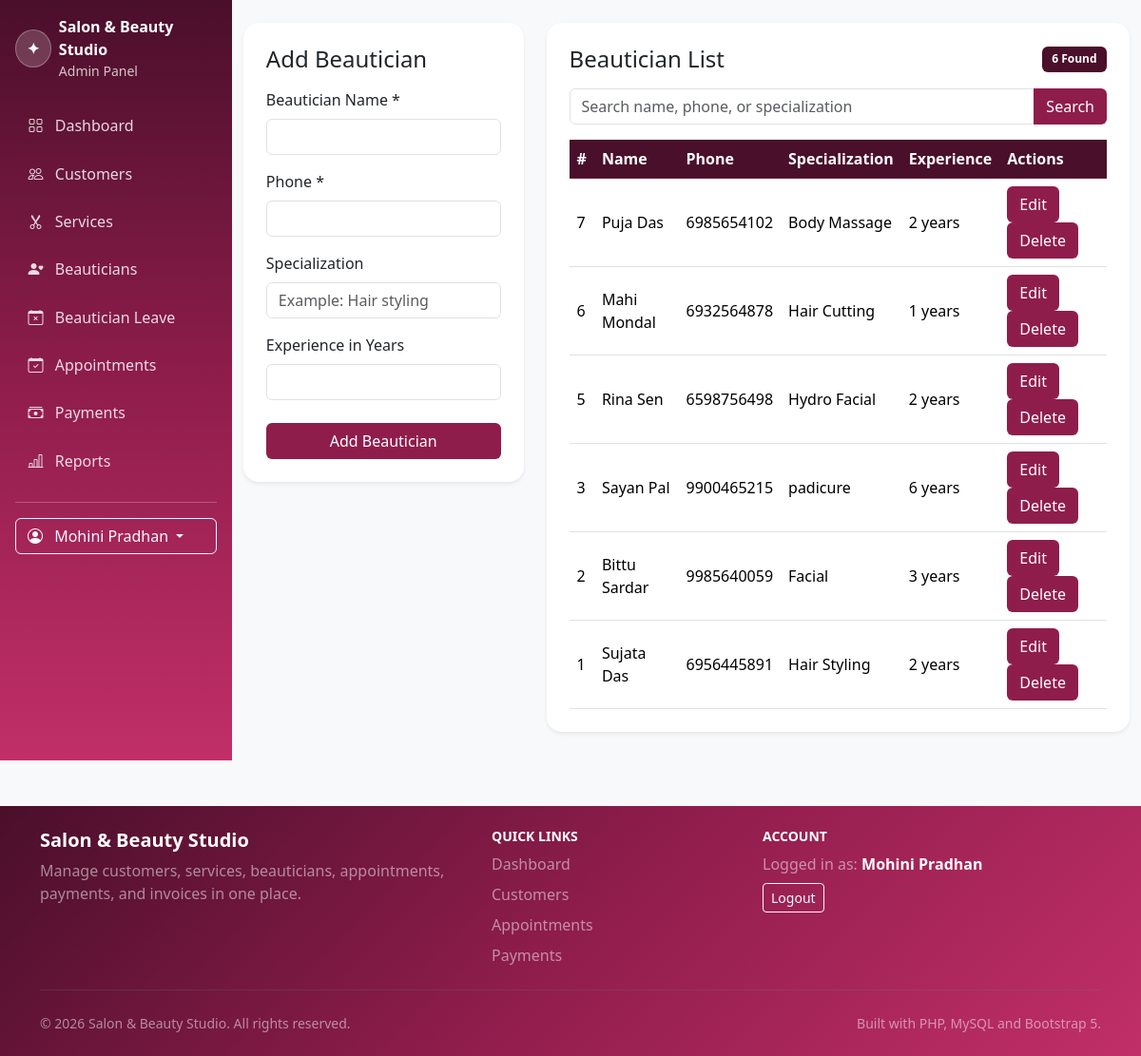
Page /beauticians/index.php (signed in) on the committed database.
### tables this page shows
CREATE TABLE `beauticians` (
  `id` int(10) UNSIGNED NOT NULL,
  `beautician_name` varchar(120) NOT NULL,
  `phone` varchar(20) NOT NULL,
  `specialization` varchar(150) DEFAULT NULL,
  `experience` smallint(5) UNSIGNED NOT NULL DEFAULT 0 COMMENT 'Experience in years',
  `created_at` timestamp NOT NULL DEFAULT current_timestamp(),
  `updated_at` timestamp NOT NULL DEFAULT current_timestamp() ON UPDATE current_timestamp()
);

### includes/auth.php (called while the page is built, shortened)
<?php
    function e(?string $text): string{
        return htmlspecialchars((string) $text, ENT_QUOTES, 'UTF-8');
    }

### beauticians/index.php (the view, shortened to what this page needs)
<?php
    require_once __DIR__ . '/../config/database.php';
    require_once __DIR__ . '/../includes/auth.php';
    $beauticianName = '';
    $phone = '';
    $specialization = '';
    $experience = '';
    $search = trim($_GET['search'] ?? '');
    if ($search !== '') {
        $getBeauticians = $pdo->prepare(
            'SELECT *
            FROM beauticians
            WHERE beautician_name LIKE :name_search
                OR phone LIKE :phone_search
                OR specialization LIKE :specialization_search
            ORDER BY id DESC'
        );
        $getBeauticians->execute([
            'name_search' => '%' . $search . '%',
            'phone_search' => '%' . $search . '%',
            'specialization_search' => '%' . $search . '%'
        ]);
        $beauticians = $getBeauticians->fetchAll();
    } else {
        $getBeauticians = $pdo->query(
            'SELECT *
            FROM beauticians
            ORDER BY id DESC'
        );
        $beauticians = $getBeauticians->fetchAll();
    }
?>
<?php
    require_once __DIR__ . "/../includes/header.php";
?>
<div class="container py-4">
    <div class="row g-4">
        <div class="col-lg-4">
            <div class="card border-0 shadow-sm">
                <div class="card-body p-4">
                    <h1 class="h4 mb-3">Add Beautician</h1>
                    <form method="POST">
                        <div class="mb-3">
                            <label for="beautician_name" class="form-label">
                                Beautician Name *
                            </label>
                            <input
                                type="text"
                                class="form-control"
                                id="beautician_name"
                                name="beautician_name"
                                value="<?= e($beauticianName) ?>"
                                required
                            >
                        </div>
                        <div class="mb-3">
                            <label for="phone" class="form-label">Phone *</label>
                            <input
                                type="text"
                                class="form-control"
                                id="phone"
                                name="phone"
                                value="<?= e($phone) ?>"
                                required
                            >
                        </div>
                        <div class="mb-3">
                            <label for="specialization" class="form-label">
                                Specialization
                            </label>
                            <input
                                type="text"
                                class="form-control"
                                id="specialization"
                                name="specialization"
                                placeholder="Example: Hair styling"
                                value="<?= e($specialization) ?>"
                            >
                        </div>
                        <div class="mb-4">
                            <label for="experience" class="form-label">
                                Experience in Years
                            </label>
                            <input
                                type="number"
                                class="form-control"
                                id="experience"
                                name="experience"
                                min="0"
                                step="1"
                                value="<?= e($experience) ?>"
                            >
                        </div>
                        <button type="submit" class="btn text-white" style="background-color: #8f1d4c; width: 100%;">
                            Add Beautician
                        </button>
                    </form>
                </div>
            </div>
        </div>
        <div class="col-lg-8">
            <div class="card border-0 shadow-sm">
                <div class="card-body p-4">
                    <div class="d-flex justify-content-between align-items-center mb-3">
                        <h2 class="h4 mb-0">Beautician List</h2>
                        <span class="badge text-white" style="background-color: #4a0f2a;">
                            <?= count($beauticians) ?> Found
                        </span>
                    </div>
                    <form method="GET" class="mb-3">
                        <div class="input-group">
                            <input
                                type="search"
                                class="form-control"
                                name="search"
                                placeholder="Search name, phone, or specialization"
                                value="<?= e($search) ?>"
                            >
                            <button type="submit" class="btn text-white" style="background-color: #8f1d4c;">
                                Search
                            </button>
                        </div>
                    </form>
                    <div class="table-responsive">
                        <table class="table table-hover align-middle mb-0">
                            <thead class="table-dark">
                                <tr>
                                    <th>#</th>
                                    <th>Name</th>
                                    <th>Phone</th>
                                    <th>Specialization</th>
                                    <th>Experience</th>
                                    <th>Actions</th>
                                </tr>
                            </thead>
                            <tbody>
                                <?php if (empty($beauticians)): ?>
                                    <tr>
                                        <td colspan="6" class="text-center text-muted py-4">
                                            No beauticians found.
                                        </td>
                                    </tr>
                                <?php else: ?>
                                    <?php foreach ($beauticians as $beautician): ?>
                                        <tr>
                                            <td><?= (int) $beautician['id'] ?></td>
                                            <td><?= e($beautician['beautician_name']) ?></td>
                                            <td><?= e($beautician['phone']) ?></td>
                                            <td><?= e($beautician['specialization'] ?? '-') ?></td>
                                            <td>
                                                <?= (int) $beautician['experience'] ?> years
                                            </td>
                                            <td>
                                                <a href="<?= BASE_URL ?>/beauticians/edit.php?id=<?= (int) $beautician['id'] ?>" class="btn text-white" style="background-color: #8f1d4c;">
                                                    Edit
                                                </a>
                                                <form method="POST" action="<?= BASE_URL ?>/beauticians/delete.php" class="d-inline" onsubmit="return confirm('Are you sure you want to delete this beautician?');">
                                                    <button type="submit" class="btn text-white" style="background-color: #8f1d4c;">
                                                        Delete
                                                    </button>
                                                </form>
                                            </td>
                                        </tr>
                                    <?php endforeach; ?>
                                <?php endif; ?>
                            </tbody>
                        </table>
                    </div>
                </div>
            </div>
        </div>
    </div>
</div>
</body>
</html>
<?php require_once __DIR__ . '/../includes/footer.php'; ?>

### assets/css/style.css (style rules this page uses)
:root { --salon-primary: #8f1d4c; --salon-primary-dark: #4a0f2a; --salon-pink: #c12f68; --salon-soft: #fff4f8; }
body { min-height: 100vh; color: #2d2430; background: #f8f9fa; }
.card { border-radius: 1rem; transition: transform 0.18s ease, box-shadow 0.18s ease; }
.table-dark { --bs-table-bg: var(--salon-primary-dark); --bs-table-border-color: #68203c; }
.badge { padding: 0.45rem 0.65rem; font-weight: 600; }

### includes/header.php (style rules this page uses)
body { background: #f8f9fa; }

### rows in the picture
beauticians: id "7", beautician_name "Puja Das", phone "6985654102", specialization "Body Massage", experience "2"
beauticians: id "6", beautician_name "Mahi Mondal", phone "6932564878", specialization "Hair Cutting", experience "1"
beauticians: id "5", beautician_name "Rina Sen", phone "6598756498", specialization "Hydro Facial", experience "2"
beauticians: id "3", beautician_name "Sayan Pal", phone "9900465215", specialization "padicure", experience "6"
beauticians: id "2", beautician_name "Bittu Sardar", phone "9985640059", specialization "Facial", experience "3"
beauticians: id "1", beautician_name "Sujata Das", phone "6956445891", specialization "Hair Styling", experience "2"

### other values in the picture
APP_NAME "Salon & Beauty Studio"
$_SESSION['user_name'] "Mohini Pradhan"
count($beauticians) "6"
